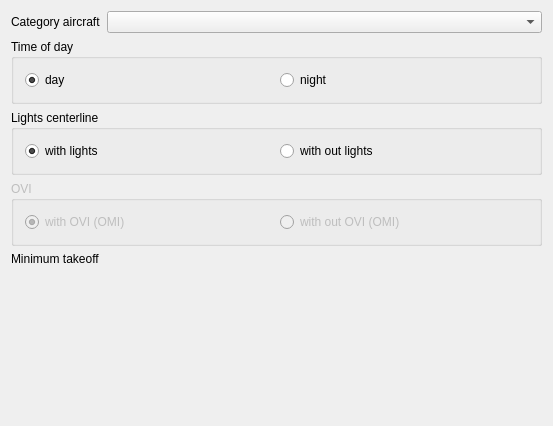
<?xml version="1.0" encoding="UTF-8"?>
<ui version="4.0">
 <class>Dialog</class>
 <widget class="QDialog" name="Dialog">
  <property name="geometry">
   <rect>
    <x>0</x>
    <y>0</y>
    <width>553</width>
    <height>426</height>
   </rect>
  </property>
  <property name="windowTitle">
   <string>Dialog</string>
  </property>
  <layout class="QGridLayout" name="gridLayout">
   <item row="5" column="2">
    <widget class="QLabel" name="minimumTakeoffLabel">
     <property name="font">
      <font>
       <weight>75</weight>
       <bold>true</bold>
      </font>
     </property>
     <property name="text">
      <string/>
     </property>
    </widget>
   </item>
   <item row="0" column="0">
    <widget class="QLabel" name="label">
     <property name="sizePolicy">
      <sizepolicy hsizetype="Maximum" vsizetype="Preferred">
       <horstretch>0</horstretch>
       <verstretch>0</verstretch>
      </sizepolicy>
     </property>
     <property name="text">
      <string>Category aircraft</string>
     </property>
     <property name="buddy">
      <cstring>categoryAircraftComboBox</cstring>
     </property>
    </widget>
   </item>
   <item row="6" column="2">
    <spacer name="verticalSpacer">
     <property name="orientation">
      <enum>Qt::Vertical</enum>
     </property>
     <property name="sizeHint" stdset="0">
      <size>
       <width>20</width>
       <height>360</height>
      </size>
     </property>
    </spacer>
   </item>
   <item row="1" column="0" colspan="3">
    <widget class="QGroupBox" name="groupBox">
     <property name="title">
      <string>Time of day</string>
     </property>
     <layout class="QGridLayout" name="gridLayout_2">
      <item row="0" column="0">
       <widget class="QRadioButton" name="dayRadioButton">
        <property name="text">
         <string>day</string>
        </property>
        <property name="checked">
         <bool>true</bool>
        </property>
       </widget>
      </item>
      <item row="0" column="1">
       <widget class="QRadioButton" name="nightRadioButton">
        <property name="text">
         <string>night</string>
        </property>
       </widget>
      </item>
     </layout>
    </widget>
   </item>
   <item row="3" column="0" colspan="3">
    <widget class="QGroupBox" name="oviGroupBox">
     <property name="enabled">
      <bool>false</bool>
     </property>
     <property name="title">
      <string>OVI</string>
     </property>
     <layout class="QGridLayout" name="gridLayout_4">
      <item row="0" column="0">
       <widget class="QRadioButton" name="withOviRadioButton">
        <property name="text">
         <string>with OVI (OMI)</string>
        </property>
        <property name="checked">
         <bool>true</bool>
        </property>
       </widget>
      </item>
      <item row="0" column="1">
       <widget class="QRadioButton" name="withoutOviRadioButton">
        <property name="text">
         <string>with out OVI (OMI)</string>
        </property>
       </widget>
      </item>
     </layout>
    </widget>
   </item>
   <item row="4" column="0">
    <widget class="QLabel" name="label_2">
     <property name="text">
      <string>Minimum takeoff</string>
     </property>
    </widget>
   </item>
   <item row="2" column="0" colspan="3">
    <widget class="QGroupBox" name="groupBox_2">
     <property name="title">
      <string>Lights centerline</string>
     </property>
     <layout class="QGridLayout" name="gridLayout_3">
      <item row="0" column="0">
       <widget class="QRadioButton" name="withLightsRadioButton">
        <property name="text">
         <string>with lights</string>
        </property>
        <property name="checked">
         <bool>true</bool>
        </property>
       </widget>
      </item>
      <item row="0" column="1">
       <widget class="QRadioButton" name="withoutLightsRadioButton">
        <property name="text">
         <string>with out lights</string>
        </property>
       </widget>
      </item>
     </layout>
    </widget>
   </item>
   <item row="4" column="1" colspan="2">
    <widget class="QLabel" name="result">
     <property name="text">
      <string/>
     </property>
    </widget>
   </item>
   <item row="0" column="1" colspan="2">
    <widget class="QComboBox" name="categoryAircraftComboBox"/>
   </item>
  </layout>
 </widget>
 <layoutdefault spacing="6" margin="11"/>
 <resources/>
 <connections/>
</ui>
